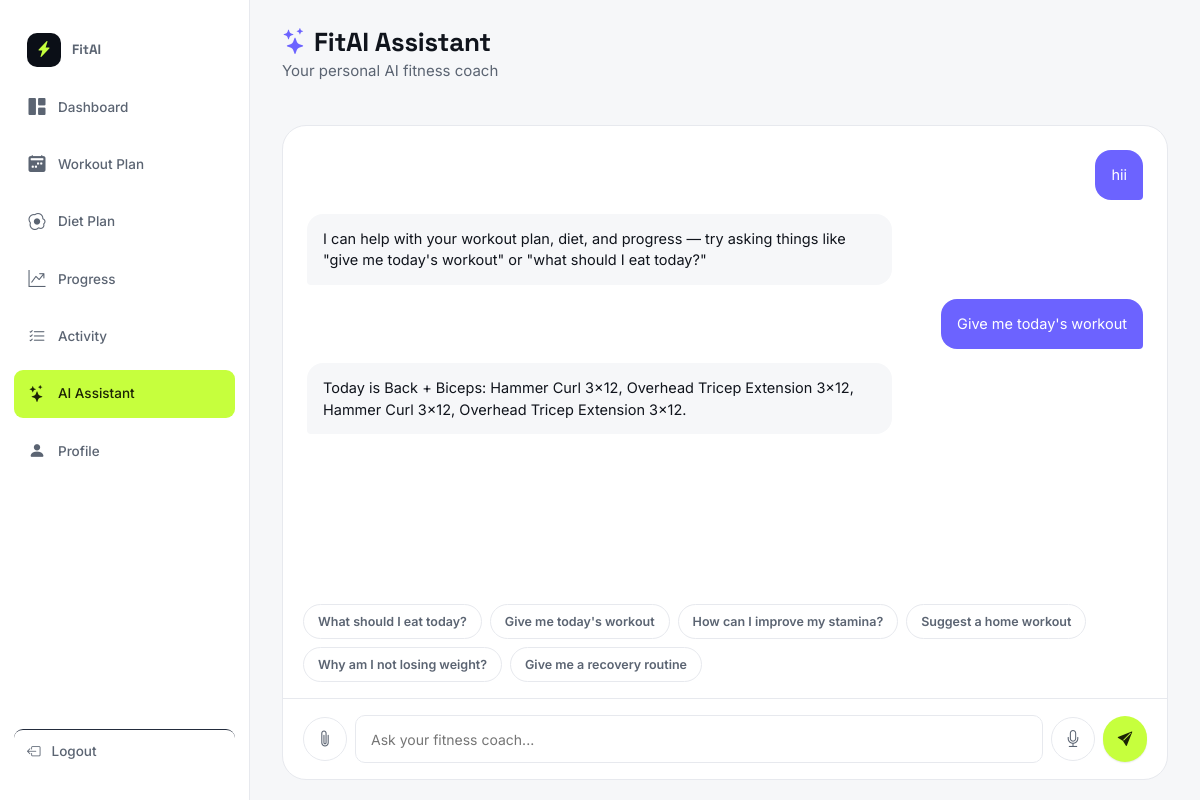
Page /ai-assistant/ (signed in) on the committed database.
### core/models.py (models this page shows)
class ChatMessage(models.Model):
    SENDER_CHOICES = [("user", "User"), ("ai", "AI")]
    CATEGORY_CHOICES = [("workout", "Workout"), ("diet", "Diet"), ("progress", "Progress"), ("general", "General")]
    user = models.ForeignKey(User, on_delete=models.CASCADE, related_name="chat_messages")
    sender = models.CharField(max_length=10, choices=SENDER_CHOICES)
    text = models.TextField()
    category = models.CharField(max_length=20, choices=CATEGORY_CHOICES, default="general")
    created_at = models.DateTimeField(auto_now_add=True)
    class Meta:
        ordering = ["created_at"]

### core/views.py (the view)
# urls.py: path("ai-assistant/", views.ai_assistant, name="ai_assistant"),
@login_required
def ai_assistant(request):
    profile, _ = m.UserProfile.objects.get_or_create(user=request.user)
    history = m.ChatMessage.objects.filter(user=request.user)
    return render(request, "ai/ai_assistant.html", {"profile": profile, "history": history})

### core/context_processors.py (called while the page is built)
def ensure_csrf_cookie(request):
    get_token(request)
    return {}

def app_context(request):
    ctx = {}
    if request.user.is_authenticated:
        profile, _ = UserProfile.objects.get_or_create(user=request.user)
        ctx["current_profile"] = profile
        ctx["unread_notifications_count"] = Notification.objects.filter(user=request.user, is_read=False).count()
        ctx["recent_notifications"] = Notification.objects.filter(user=request.user)[:6]
    return ctx

### templates/ai/ai_assistant.html (shortened to what this page needs)
{% extends "base.html" %}
{% load static %}
{% block extra_css %}<link rel="stylesheet" href="{% static 'css/dashboard.css' %}">{% endblock %}
{% block content %}
<div class="app-shell">
  {% include "components/sidebar.html" with active="ai" %}
  <main class="main-content main-content--chat" id="main-content">
    <div class="topbar">
      <div class="topbar__greeting">
        <h1><i class="bi bi-stars" style="color:var(--violet);"></i> FitAI Assistant</h1>
        <p class="muted">Your personal AI fitness coach</p>
      </div>
    </div>
    <div class="chat-shell">
      <div class="chat-window" id="chatWindow">
        {% for msg in history %}
        <div class="chat-bubble chat-bubble--{{ msg.sender }}">{{ msg.text }}</div>
        {% empty %}
        <div class="chat-bubble chat-bubble--ai">
          Hey {{ request.user.first_name|default:request.user.username }} 👋 I'm your FitAI coach. Ask me about today's workout, your diet, or anything about your plan.
        </div>
        {% endfor %}
      </div>
      <div class="quick-prompts" id="quickPrompts">
        <button data-prompt="What should I eat today?">What should I eat today?</button>
        <button data-prompt="Give me today's workout">Give me today's workout</button>
        <button data-prompt="How can I improve my stamina?">How can I improve my stamina?</button>
        <button data-prompt="Suggest a home workout">Suggest a home workout</button>
        <button data-prompt="Why am I not losing weight?">Why am I not losing weight?</button>
        <button data-prompt="Give me a recovery routine">Give me a recovery routine</button>
      </div>
      <form class="chat-input-bar" id="chatForm">
        <button type="button" class="icon-btn" aria-label="Attach file"><i class="bi bi-paperclip"></i></button>
        <input type="text" class="input" id="chatInput" placeholder="Ask your fitness coach..." autocomplete="off">
        <button type="button" class="icon-btn" aria-label="Voice input"><i class="bi bi-mic"></i></button>
        <button type="submit" class="btn btn-primary btn-icon" aria-label="Send message"><i class="bi bi-send-fill"></i></button>
      </form>
    </div>
  </main>
</div>
{% endblock %}

### static/css/style.css (style rules this page uses)
:root { --navy-950:#0B0F17; --navy-900:#10151F; --navy-800:#171E2B; --navy-700:#232C3D; --line:#2A3346; --line-soft:#E7E9EE; --paper:#F6F7F9; --surface:#FFFFFF; --ink:#10141C; --ink-soft:#5B6472; --ink-faint:#8A93A3; --lime:#C6FF3D; --lime-ink:#1C2405; --violet:#6C63FF; --violet-soft:#EFEEFF; --red:#FF5C5C; --amber:#FFB020; --green:#2ED374; --r-sm:10px; --r-md:16px; --r-lg:24px; --r-pill:999px; --shadow-sm:0 1px 2px rgba(16,20,28,.06), 0 1px 1px rgba(16,20,28,.04); --shadow-md:0 8px 24px -8px rgba(16,20,28,.16); --shadow-lg:0 20px 48px -16px rgba(16,20,28,.28); --font-display:'Space Grotesk', 'Arial Narrow', sans-serif; --font-body:'Inter', -apple-system, BlinkMacSystemFont, sans-serif; --font-mono:'IBM Plex Mono', ui-monospace, monospace; --container:1240px; }
*,*::before,*::after { box-sizing:border-box; }
html { scroll-behavior:smooth; }
body { margin:0; font-family:var(--font-body); background:var(--paper); color:var(--ink); font-size:15px; line-height:1.55; -webkit-font-smoothing:antialiased; }
h1,h2,h3,h4,h5 { font-family:var(--font-display); color:var(--ink); margin:0 0 .5em; line-height:1.1; letter-spacing:-0.01em; }
p { margin:0 0 1em; }
button { font-family:inherit; }
.btn { display:inline-flex;align-items:center;justify-content:center;gap:8px; padding:13px 22px; border-radius:var(--r-pill); font-weight:600;font-size:14.5px; border:1.5px solid transparent; cursor:pointer; transition:transform .15s ease, box-shadow .15s ease, background .15s ease, color .15s ease, border-color .15s ease; min-height:46px; }
.btn-primary { background:var(--lime);color:var(--lime-ink);box-shadow:var(--shadow-sm); }
.btn-icon { width:44px;height:44px;padding:0;border-radius:var(--r-pill); }
.input, select.input, textarea.input { width:100%; padding:13px 15px; border-radius:var(--r-sm); border:1.5px solid var(--line-soft); background:var(--surface); font-size:14.5px; font-family:inherit; color:var(--ink); transition:border-color .15s ease, box-shadow .15s ease; }
.muted { color:var(--ink-soft); }
.app-shell { display:flex;height:100vh;overflow:hidden;background:var(--paper); }
.main-content { flex:1;min-width:0;height:100vh;overflow-y:auto;padding:28px 32px 100px; }
.topbar { display:flex;align-items:center;justify-content:space-between;gap:16px;margin-bottom:28px;flex-wrap:wrap; }
.topbar__greeting h1 { font-size:26px;margin-bottom:2px; }
.icon-btn { width:44px;height:44px;border-radius:50%;border:1.5px solid var(--line-soft);background:var(--surface); display:flex;align-items:center;justify-content:center;font-size:17px;color:var(--ink-soft);position:relative;cursor:pointer; }

### static/css/responsive.css (style rules this page uses)
html, body { width: 100%; max-width: 100%; overflow-x: hidden; }
body { min-width: 320px; }
* { box-sizing: border-box; }
input, select, textarea, button { max-width: 100%; }

### static/css/auth.css (style rules this page uses)
.input, select.input, textarea.input { width: 100%; min-height: 48px; padding: 12px 15px; border: 1px solid var(--line-soft); border-radius: 10px; background: #fff; color: var(--ink); font-family: inherit; font-size: 14px; outline: none; transition: border-color .2s ease, box-shadow .2s ease; }

### static/css/dashboard.css (style rules this page uses)
.main-content--chat { display:flex;flex-direction:column;height:100vh;overflow:hidden;padding:28px 32px 20px; }
.chat-shell { display:flex;flex-direction:column;flex:1;min-height:0;background:var(--surface);border:1px solid var(--line-soft);border-radius:var(--r-lg);overflow:hidden; }
.chat-window { flex:1;overflow-y:auto;padding:24px;display:flex;flex-direction:column;gap:14px; }
.chat-bubble { max-width:70%;padding:14px 16px;border-radius:16px;font-size:14.5px;line-height:1.5; }
.chat-bubble--ai { align-self:flex-start;background:var(--paper);border-bottom-left-radius:4px; }
.chat-bubble--user { align-self:flex-end;background:var(--violet);color:#fff;border-bottom-right-radius:4px; }
.quick-prompts { display:flex;gap:8px;flex-wrap:wrap;padding:0 20px 16px; }
.quick-prompts button { padding:9px 14px;border-radius:var(--r-pill);border:1.5px solid var(--line-soft);background:var(--surface);font-size:12.5px;font-weight:600;color:var(--ink-soft);cursor:pointer; }
.chat-input-bar { display:flex;align-items:center;gap:8px;padding:16px 20px;border-top:1px solid var(--line-soft); }
.chat-input-bar .input { flex:1; }

### rows in the picture
ChatMessage: text "hii"
ChatMessage: text "I can help with your workout plan, diet, and progress — try asking things like \"give me today's workout\" or \"what should I eat today?\""
ChatMessage: text "Give me today's workout"
ChatMessage: text "Today is Back + Biceps: Hammer Curl 3x12, Overhead Tricep Extension 3x12, Hammer Curl 3x12, Overhead Tricep Extension 3x12."
